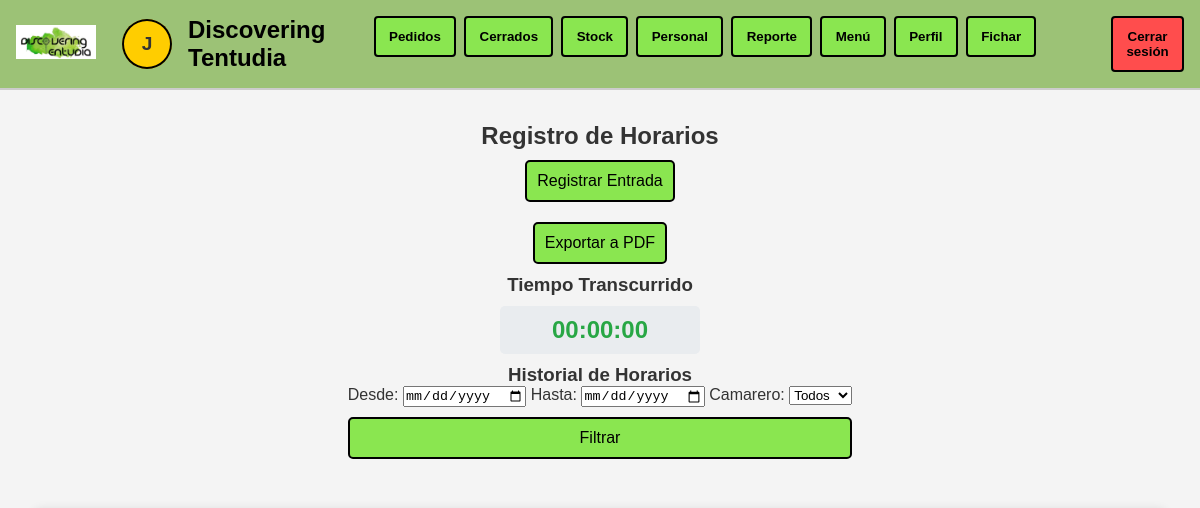
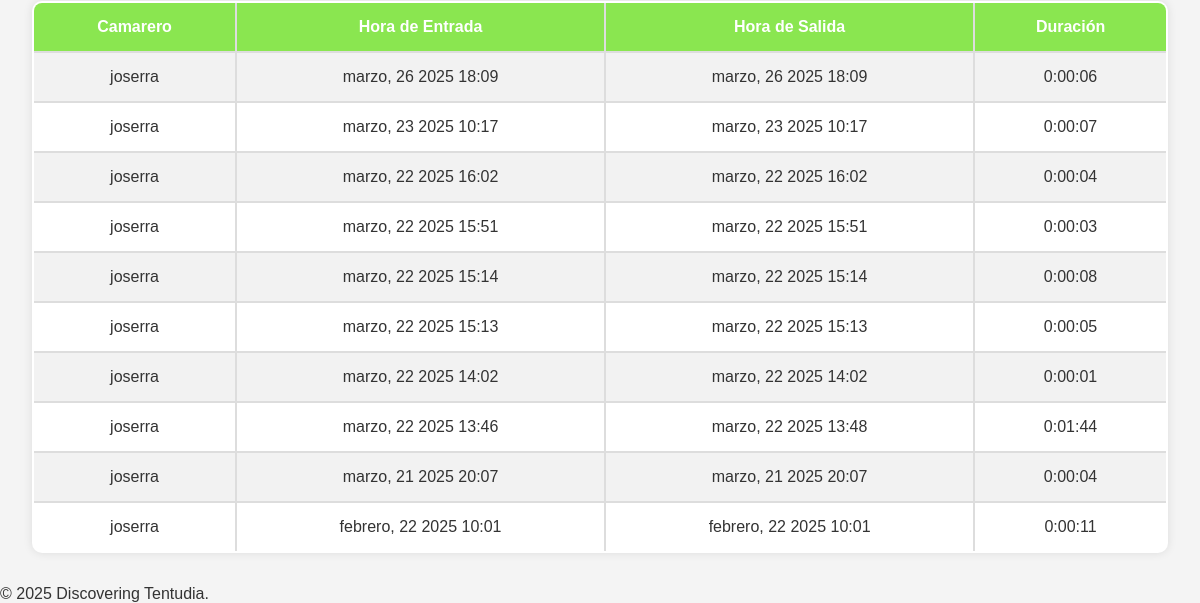
The app's page /control_horarios/ (signed in), older data (2 pictures, top to bottom).
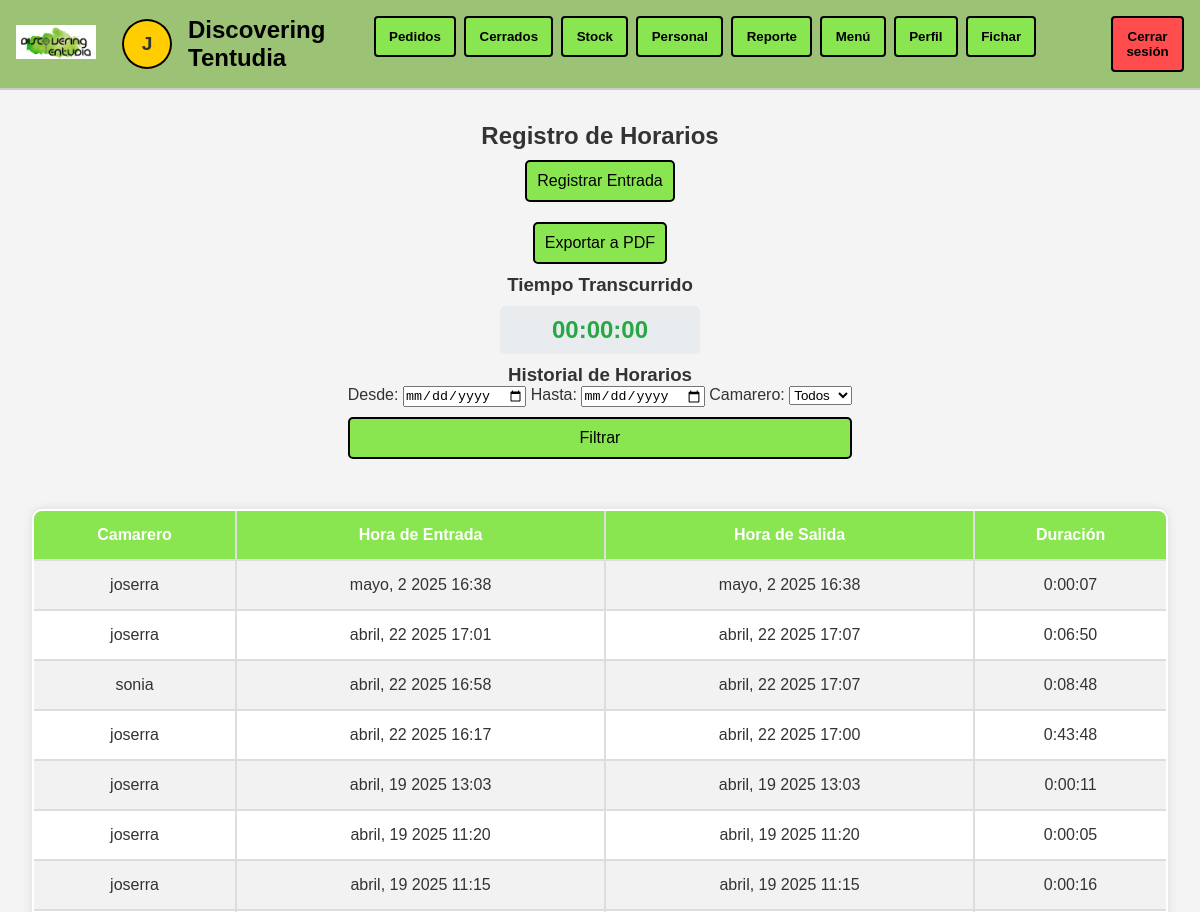
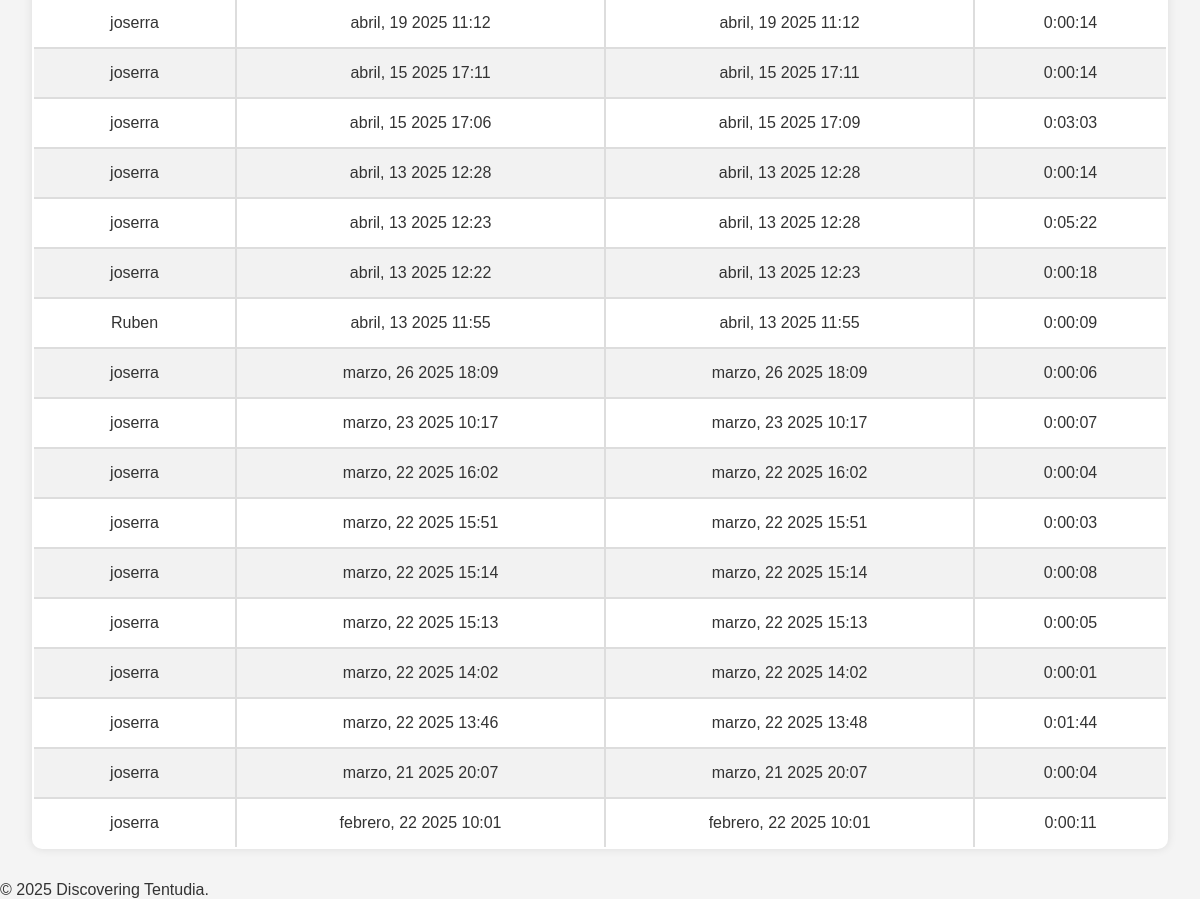
The same page, newer data (2 pictures, top to bottom).
### tapAppGestion/models.py (models this page shows, shortened)
class RegistroHorario(models.Model):
    camarero = models.ForeignKey(User, on_delete=models.CASCADE)
    hora_entrada = models.DateTimeField(default=now)
    hora_salida = models.DateTimeField(null=True, blank=True)
    activo = models.BooleanField(default=True)  # Indica si el turno está activo
    pausado = models.BooleanField(default=False)
    tiempo_transcurrido = models.DurationField(default=timedelta(0))
    def calcular_duracion(self):
        if self.hora_salida:
            duracion = self.hora_salida - self.hora_entrada
            segundos = int(duracion.total_seconds())  # Convertir a segundos enteros
            return str(datetime.timedelta(seconds=segundos))  # Formato hh:mm:ss
        return None

### tapAppGestion/views.py (the view)
# urls.py: path('control_horarios/', views.control_horarios, name='control_horarios'),
@login_required
def control_horarios(request):
    if request.user.is_superuser:
        registros = RegistroHorario.objects.all()
        selected_camarero = request.GET.get('camarero', '')
        if selected_camarero:
            registros = registros.filter(camarero__id=selected_camarero)
        camareros = User.objects.filter(registrohorario__isnull=False).distinct()
    else:
        registros = RegistroHorario.objects.filter(camarero=request.user)
        selected_camarero = None
        camareros = None
    fecha_inicio = request.GET.get('fecha_inicio')
    fecha_fin = request.GET.get('fecha_fin')
    if fecha_inicio:
        registros = registros.filter(hora_entrada__date__gte=parse_date(fecha_inicio))
    if fecha_fin:
        registros = registros.filter(hora_entrada__date__lte=parse_date(fecha_fin))
    registros = registros.order_by('-hora_entrada')
    try:
        registro_activo = RegistroHorario.objects.get(camarero=request.user, activo=True)
    except RegistroHorario.DoesNotExist:
        registro_activo = None
    if request.user.is_superuser:
        camareros = User.objects.filter(registrohorario__isnull=False).distinct()
    else:
        camareros = None
    return render(request, 'control_horarios.html', {
        'registros': registros,
        'fecha_inicio': fecha_inicio,
        'fecha_fin': fecha_fin,
        'camareros': camareros,
        'selected_camarero': selected_camarero,
        'registro_activo': registro_activo,
    })

### tapAppGestion/templates/control_horarios.html (shortened to what this page needs)
{% extends 'base.html' %}
{% block content %}
<h2>Registro de Horarios</h2>
{% if not registro_activo %}
    <form action="{% url 'registrar_entrada' %}" method="post">
        <button class="boton-crono" type="submit">Registrar Entrada</button>
    </form>
{% endif %}
<form method="get" action="{% url 'exportar_horarios_pdf' %}">
    <button type="submit" class="boton-crono">Exportar a PDF</button>
</form>
<h3>Tiempo Transcurrido</h3>
{% if registro_activo %}
    <p id="cronometro">00:00:00</p>
{% else %}
    <p id="cronometro">00:00:00</p>
{% endif %}
<h3>Historial de Horarios</h3>
<form method="get" style="margin-bottom: 20px; text-align: center;">
    <label for="fecha_inicio">Desde:</label>
    <input type="date" name="fecha_inicio" id="fecha_inicio" value="{{ request.GET.fecha_inicio }}">
    <label for="fecha_fin">Hasta:</label>
    <input type="date" name="fecha_fin" id="fecha_fin" value="{{ request.GET.fecha_fin }}">
    {% if camareros %}
        <label for="camarero">Camarero:</label>
        <select name="camarero" id="camarero">
            <option value="">Todos</option>
        </select>
    {% endif %}
    <button type="submit" class="boton-crono">Filtrar</button>
</form>
<table>
    <tr>
        {% if user.is_superuser %}
            <th>Camarero</th>
        {% endif %}
        <th>Hora de Entrada</th>
        <th>Hora de Salida</th>
        <th>Duración</th>
    </tr>
    {% for registro in registros %}
    <tr>
        {% if user.is_superuser %}
            <td>{{ registro.camarero.username }}</td>
        {% endif %}
        <td class="hora_entrada"
            data-hora="{{ registro.hora_entrada|date:'Y-m-d H:i:s' }}"
            data-activo="{{ registro.activo }}"
            data-pausado="{{ registro.pausado }}"
            data-transcurrido="{{ registro.tiempo_transcurrido|default:'0' }}">
            {{ registro.hora_entrada|date:"F, j Y H:i" }}
        </td>
        <td>
            {% if registro.hora_salida %}
                {{ registro.hora_salida|date:"F, j Y H:i" }}
            {% else %}
                -
            {% endif %}
        </td>
        <td>{{ registro.calcular_duracion|default:"-" }}</td>
    </tr>
    {% endfor %}
</table>
{% endblock %}

### tapAppGestion/templates/base.html (shortened to what this page needs)
{% load static %}
<!DOCTYPE html>
<html lang="es">
<head>
    <link rel="stylesheet" type="text/css" href="{% static 'css/stylesIndex.css' %}">
</head>
<body>
    <header>
        <div class="header-left">
            <a href="{% url 'index' %}">
                <img src="{% static 'images/logo_blanco.jpeg' %}" alt="Logo Discovering Tentudia" class="logo">
            </a>
            <a href="{% url 'profile' %}" style="text-decoration: none;">
                <div class="user-circle">{{ user.first_name|slice:":1" }}</div>
            </a>
            <h1>Discovering Tentudia</h1>
        </div>
        <nav>
            <a href="{% url 'lista_pedidos' %}">
                <button>Pedidos</button>
            </a>
            {% if user.is_superuser %}
            <a href="{% url 'lista_pedidos_cerrados' %}">
                <button>Cerrados</button>
            </a>
            <a href="{% url 'stock' %}">
                <button>Stock</button>
            </a>
            <a href="{% url 'personal' %}">
                <button>Personal</button>
            </a>
            <a href="{% url 'reporte' %}">
                <button>Reporte</button>
            </a>
            {% endif %}
            <a href="{% url 'menu' %}">
                <button>Menú</button>
            </a>
            <a href="{% url 'profile' %}">
                <button>Perfil</button>
            </a>
            <a href="{% url 'control_horarios' %}">
                <button>Fichar</button>
            </a>
            <a href="{% url 'salir' %}">
                <button class="logout-button">Cerrar sesión</button>
            </a>
        </nav>
    </header>
    <main>
        {% block content %}
        {% endblock %}
    </main>
    <footer>
        <p>&copy; 2025 Discovering Tentudia.</p>
    </footer>
</body>
</html>

### tapAppGestion/static/css/stylesIndex.css (style rules this page uses)
* { margin: 0; padding: 0; box-sizing: border-box; }
body { font-family: Arial, sans-serif; background-color: #fff; color: #333; }
header { display: flex; align-items: center; justify-content: space-between; padding: 1em; border-bottom: 2px solid #ccc; }
header h1 { font-weight: bold; font-size: 24px; color: black; }
.header-left { display: flex; align-items: center; gap: 1em; }
.user-circle { width: 50px; height: 50px; border-radius: 50%; background-color: #ffcd00; display: flex; align-items: center; justify-content: center; font-weight: bold; font-size: 1.2rem; color: #333; box-shadow: 0 0 0 2px #000 inset; }
h1 { font-size: 1.2rem; font-weight: normal; }
nav { display: flex; gap: 0.5em; }
nav button { background-color: #8ae650; border: 2px solid #000; color: #000; font-weight: bold; padding: 0.8em 1em; cursor: pointer; border-radius: 4px; }
.logout-button { background-color: #ff4d4d; margin-left: 5em; }
main { position: relative; padding: 2em; display: flex; flex-direction: column; align-items: center; }
.logo { width: 80px; height: auto; margin-right: 10px; }

### tapAppGestion/templates/base.html (style rules this page uses)
header { background-color: #9cc276; }

### tapAppGestion/templates/control_horarios.html (style rules this page uses)
body { font-family: Arial, sans-serif; background-color: #f4f4f4; margin: 0; padding: 0; }
h2, h3 { text-align: center; color: #333; }
.boton-crono { display: block; width: 100%; padding: 10px; margin: 10px 0; background-color: #8ae650; color: black; border: 2px solid black; border-radius: 5px; cursor: pointer; font-size: 16px; }
#cronometro { font-size: 24px; font-weight: bold; text-align: center; color: #28a745; padding: 10px; background: #e9ecef; border-radius: 5px; margin: 10px auto; width: 200px; }
table { width: 100%; border-collapse: collapse; margin-top: 20px; background: white; box-shadow: 0px 0px 10px rgba(0, 0, 0, 0.1); border-radius: 10px; overflow: hidden; }
table, th, td { border: 2px solid #ddd; }
th, td { padding: 15px; text-align: center; font-size: 16px; }
th { background-color: #8ae650; color: white; font-weight: bold; }
tr:nth-child(even) { background-color: #f2f2f2; }

Row changes from the older to the newer data that the page shows:
added RegistroHorario: camarero.username "joserra", hora_entrada "mayo, 2 2025 16:38", hora_salida "mayo, 2 2025 16:38", calcular_duracion "0:00:07"
added RegistroHorario: camarero.username "joserra", hora_entrada "abril, 22 2025 17:01", hora_salida "abril, 22 2025 17:07", calcular_duracion "0:06:50"
added RegistroHorario: camarero.username "sonia", hora_entrada "abril, 22 2025 16:58", hora_salida "abril, 22 2025 17:07", calcular_duracion "0:08:48"
added RegistroHorario: camarero.username "joserra", hora_entrada "abril, 22 2025 16:17", hora_salida "abril, 22 2025 17:00", calcular_duracion "0:43:48"
added RegistroHorario: camarero.username "joserra", hora_entrada "abril, 19 2025 13:03", hora_salida "abril, 19 2025 13:03", calcular_duracion "0:00:11"
added RegistroHorario: camarero.username "joserra", hora_entrada "abril, 19 2025 11:20", hora_salida "abril, 19 2025 11:20", calcular_duracion "0:00:05"
added RegistroHorario: camarero.username "joserra", hora_entrada "abril, 19 2025 11:15", hora_salida "abril, 19 2025 11:15", calcular_duracion "0:00:16"
added RegistroHorario: camarero.username "joserra", hora_entrada "abril, 19 2025 11:12", hora_salida "abril, 19 2025 11:12", calcular_duracion "0:00:14"
added RegistroHorario: camarero.username "joserra", hora_entrada "abril, 15 2025 17:11", hora_salida "abril, 15 2025 17:11", calcular_duracion "0:00:14"
added RegistroHorario: camarero.username "joserra", hora_entrada "abril, 15 2025 17:06", hora_salida "abril, 15 2025 17:09", calcular_duracion "0:03:03"
added RegistroHorario: camarero.username "joserra", hora_entrada "abril, 13 2025 12:28", hora_salida "abril, 13 2025 12:28", calcular_duracion "0:00:14"
added RegistroHorario: camarero.username "joserra", hora_entrada "abril, 13 2025 12:23", hora_salida "abril, 13 2025 12:28", calcular_duracion "0:05:22"
added RegistroHorario: camarero.username "joserra", hora_entrada "abril, 13 2025 12:22", hora_salida "abril, 13 2025 12:23", calcular_duracion "0:00:18"
added RegistroHorario: camarero.username "Ruben", hora_entrada "abril, 13 2025 11:55", hora_salida "abril, 13 2025 11:55", calcular_duracion "0:00:09"
